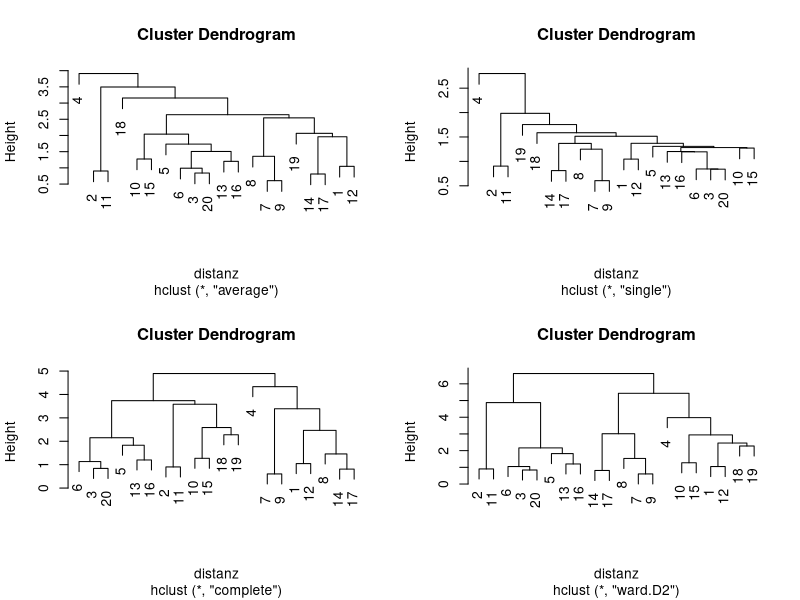
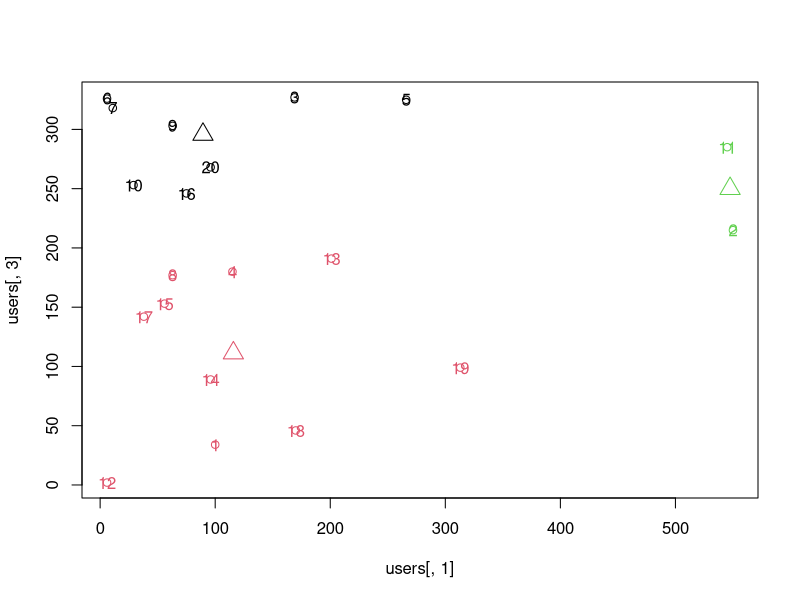

Source code (R) for these figures, in order:
#############################################################################
### Aufgabe 16.4

users = read.table("users.txt")
dist(users)
users_m = t(matrix(
  rep(colMeans(users), nrow(users)),
  nrow = ncol(users),
  byrow = F
))
s = (1 / nrow(users) * (colSums(abs(users - users_m) ^ 2))) ^ (1 / 2)
users_s = matrix(rep(s, nrow(users)), nrow = nrow(users), byrow = T)
users_norm = (users - users_m) / users_s
users_norm = sweep(users, 2, STAT = colMeans(users), FUN = "-")
users_norm = sweep(users_norm, 2, STAT = sqrt(((nrow(
  users
) - 1) / nrow(users)) * diag(cov(users))), FUN = "/")
users_norm = scale(users) * sqrt(nrow(users) / (nrow(users) - 1))
distanz = dist(users_norm, method = "minkowski", p = 2)
ave = hclust(distanz, method = "average")
ave$height
ave$merge
single = hclust(distanz, method = "single")
comp = hclust(distanz, method = "complete")
ward = hclust(distanz, method = "ward.D2")
par(mfrow = c(2, 2))
plot(ave)
plot(single)
plot(comp)
plot(ward)
KM = kmeans(users, 3)
KM$cluster
KM$centers
par(mfrow = c(1, 1))
plot(users[, 1], users[, 3], col = KM$cluster)
points(
  KM$centers[, 1],
  KM$centers[, 3],
  col = 1:3,
  pch = 2,
  cex = 2
)
text(users[, 1], users[, 3], lab = 1:20, col = KM$cluster)
